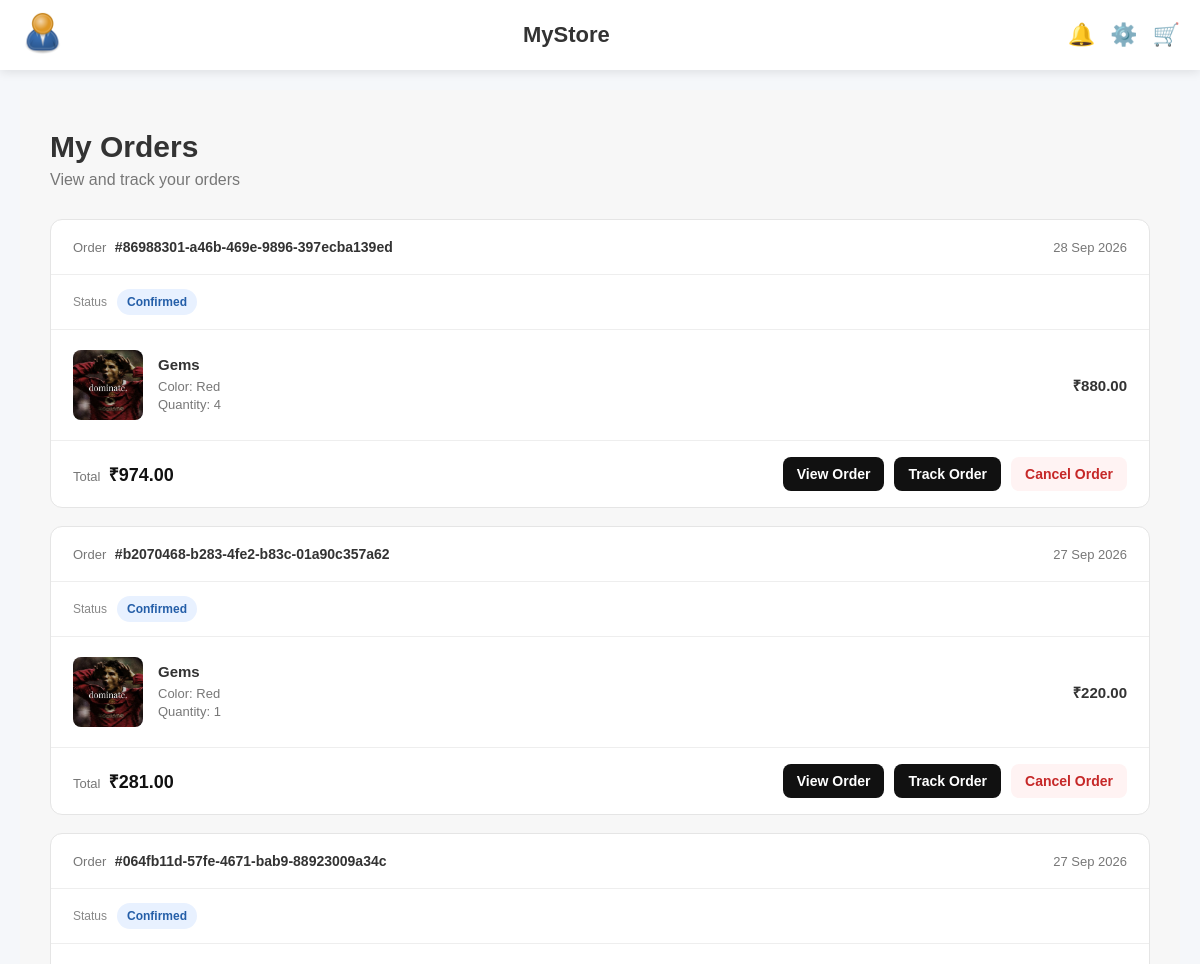
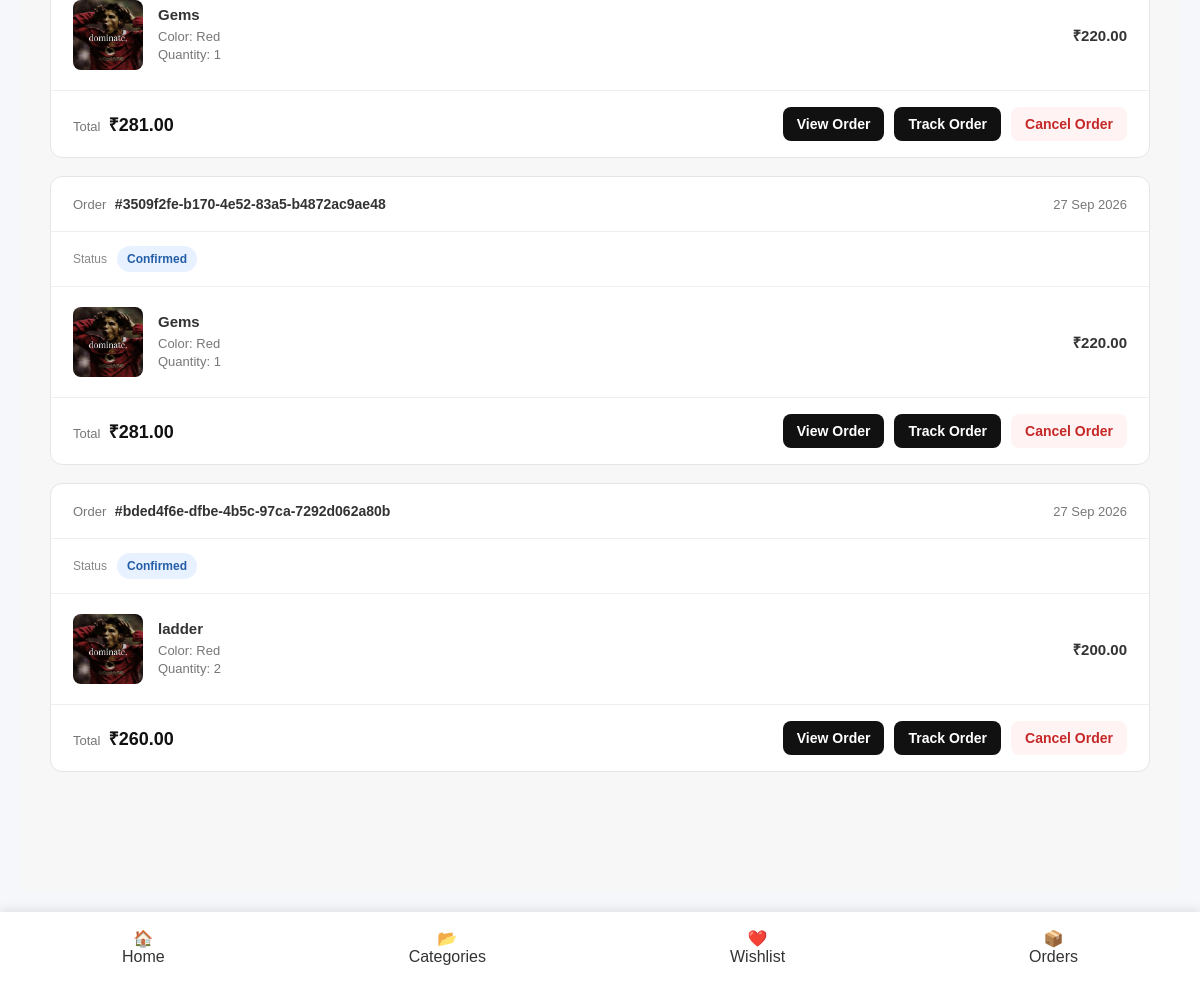
The page /orders/ (signed in) on the database as committed earlier (2 pictures, top to bottom).
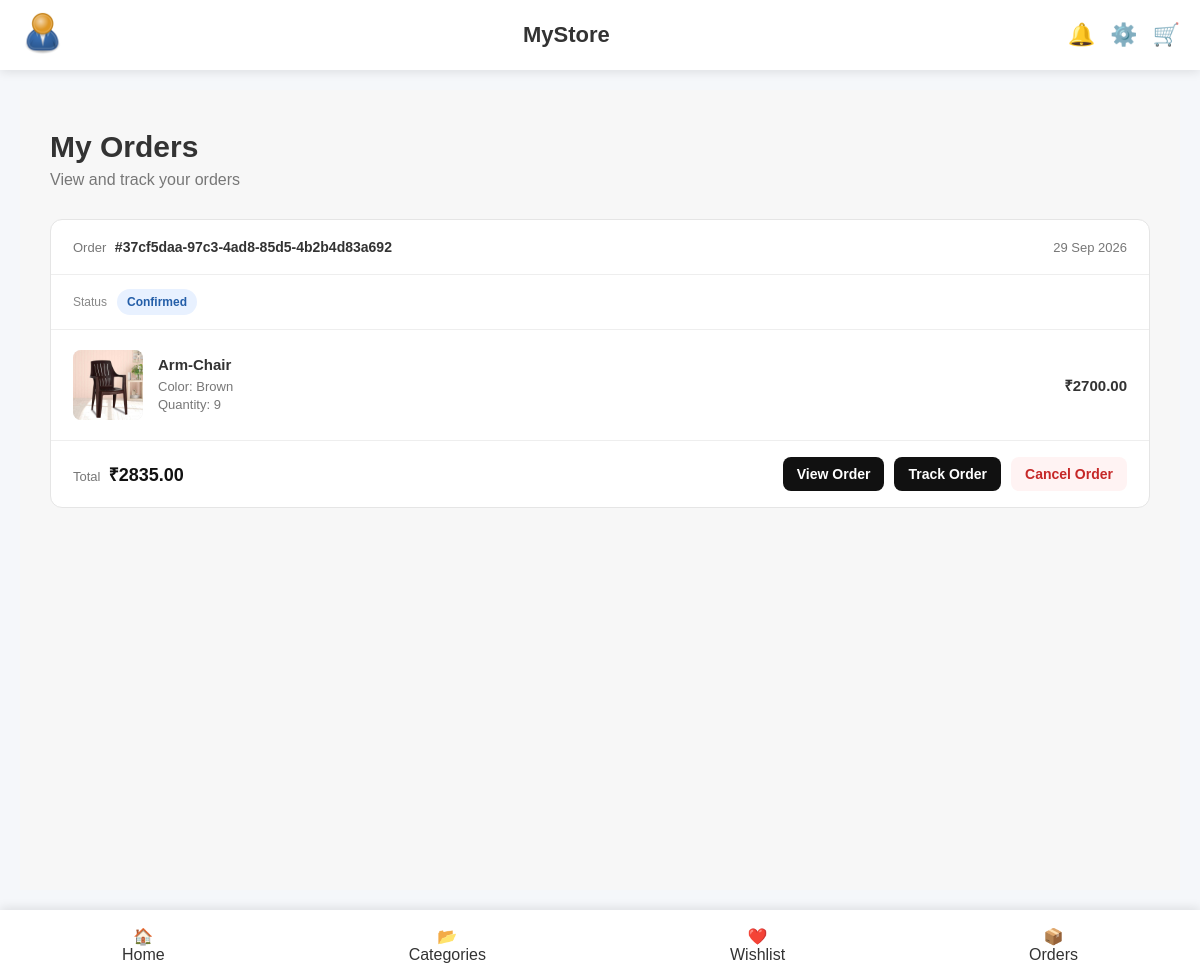
The same page on the database as committed later.
### orders/models.py (models this page shows, shortened)
class Order(models.Model):
    STATUS_CHOICES = [
        ("pending", "Pending"),
        ("confirmed", "Confirmed"),
        ("processing", "Processing"),
        ("shipped", "Shipped"),
        ("delivered", "Delivered"),
        ("cancelled", "Cancelled"),
    ]
    PAYMENT_METHOD_CHOICES = [
        ("card", "Credit/Debit Card"),
        ("upi", "UPI"),
        ("cod", "Cash on Delivery"),
    ]
    PAYMENT_STATUS_CHOICES = [
        ("pending", "Pending"),
        ("paid", "Paid"),
        ("failed", "Failed"),
        ("refunded", "Refunded"),
    ]
    id = models.UUIDField(
        primary_key=True,
        default=uuid.uuid4,
        editable=False,
    )
    user = models.ForeignKey(
        settings.AUTH_USER_MODEL,
        on_delete=models.CASCADE,
        related_name="orders",
    )
    status = models.CharField(
        max_length=20,
        choices=STATUS_CHOICES,
        default="pending",
    )
    payment_method = models.CharField(
        max_length=20,
        choices=PAYMENT_METHOD_CHOICES,
    )
    payment_status = models.CharField(
        max_length=20,
        choices=PAYMENT_STATUS_CHOICES,
        default="pending",
    )
    full_name = models.CharField(
        max_length=100,
    )
    address_line_1 = models.CharField(
        max_length=255,
    )
    address_line_2 = models.CharField(
        max_length=255,
        blank=True,
    )
    city = models.CharField(
        max_length=100,
    )
    state = models.CharField(
        max_length=100,
    )
    postal_code = models.CharField(
        max_length=20,
    )
    country = models.CharField(
        max_length=100,
    )
    phone_number = models.CharField(
        max_length=20,
    )
    subtotal = models.DecimalField(
        max_digits=12,
        decimal_places=2,
    )
    tax = models.DecimalField(
        max_digits=12,
        decimal_places=2,
        default=0,
    )
    shipping_cost = models.DecimalField(
        max_digits=12,
        decimal_places=2,
        default=0,
    )
    total_amount = models.DecimalField(
        max_digits=12,
        decimal_places=2,
    )
    created_at = models.DateTimeField(
        auto_now_add=True,
    )
    updated_at = models.DateTimeField(
        auto_now=True,
    )

class OrderItem(models.Model):
    id = models.UUIDField(
        primary_key=True,
        default=uuid.uuid4,
        editable=False,
    )
    order = models.ForeignKey(
        Order,
        on_delete=models.CASCADE,
        related_name="items",
    )
    variant = models.ForeignKey(
        ProductVariant,
        on_delete=models.PROTECT,
        related_name="order_items",
    )
    product_name = models.CharField(
        max_length=255,
    )
    color_name = models.CharField(
        max_length=100,
    )
    image_url = models.CharField(
        max_length=500,
        blank=True,
    )
    price = models.DecimalField(
        max_digits=12,
        decimal_places=2,
    )
    quantity = models.PositiveIntegerField()
    subtotal = models.DecimalField(
        max_digits=12,
        decimal_places=2,
    )

### orders/views.py (the view)
@login_required
def order_list(request):
    orders = (
        Order.objects
        .filter(user=request.user)
        .prefetch_related("items")
        .order_by("-created_at")
    )
    return render(
        request,
        "orders/order_list.html",
        {
            "orders": orders,
        },
    )

### template/orders/order_list.html (shortened to what this page needs)
{% extends "base.html" %}
{% load static %}
{% block extra_css %}
<link rel="stylesheet" href="{% static 'css/orders.css' %}" />
{% endblock %}
{% block content %}
<main class="orders-page">
  <div class="orders-container">
    <div class="orders-header">
      <div>
        <h1>My Orders</h1>
        <p>View and track your orders</p>
      </div>
    </div>
    {% if not orders %}
    <section class="no-orders">
      <div class="no-orders-icon">📦</div>
      <h2>No Orders Yet</h2>
      <p>You haven't placed any orders yet.</p>
      <a href="{% url 'products:home' %}"> Continue Shopping </a>
    </section>
    {% else %}
    <div class="orders-list">
      {% for order in orders %}
      <article class="order-card">
        <div class="order-card-header">
          <div>
            <span class="order-label"> Order </span>
            <strong class="order-id"> #{{ order.id }} </strong>
          </div>
          <div class="order-date">{{ order.created_at|date:"d M Y" }}</div>
        </div>
        <div class="order-status-row">
          <span class="status-label"> Status </span>
          <span class="order-status status-{{ order.status }}">
            {{ order.get_status_display }}
          </span>
        </div>
        <div class="order-items">
          {% for item in order.items.all %}
          <div class="order-item">
            <div class="order-item-image">
              {% if item.image_url %}
              <img src="{{ item.image_url }}" alt="{{ item.product_name }}" />
              {% else %}
              <div>📦</div>
              {% endif %}
            </div>
            <div class="order-item-info">
              <h3>{{ item.product_name }}</h3>
              <p>Color: {{ item.color_name }}</p>
              <p>Quantity: {{ item.quantity }}</p>
            </div>
            <div class="order-item-price">₹{{ item.subtotal }}</div>
          </div>
          {% endfor %}
        </div>
        <div class="order-card-footer">
          <div class="order-total">
            <span> Total </span>
            <strong> ₹{{ order.total_amount }} </strong>
          </div>
          <div class="order-actions">
            <a
              href="{% url 'orders:order_detail' order.id %}"
              class="order-btn"
            >
              View Order
            </a>
            {% if order.status != "cancelled" %}
            <a
              href="{% url 'orders:order_tracking' order.id %}"
              class="order-btn"
            >
              Track Order
            </a>
            {% endif %}
            {% if order.status == "pending" or order.status == "confirmed" or order.status == "processing" %}
            <form
              method="POST"
              action="{% url 'orders:cancel_order' order.id %}"
              onsubmit="
                return confirm('Are you sure you want to cancel this order?');
              "
            >
              <button type="submit" class="order-btn cancel-order-btn">
                Cancel Order
              </button>
            </form>
            {% endif %}
          </div>
        </div>
      </article>
      {% endfor %}
    </div>
    {% endif %}
  </div>
</main>
{% endblock %}

Rows that differ between the two databases and show on the page:
removed Order: id "86988301-a46b-469e-9896-397ecba139ed", created_at "28 Sep 2026", status "Confirmed", total_amount "974.00", shows "Track Order", shows "Cancel Order"
removed OrderItem: image_url (picture), product_name "Gems", color_name "Red", quantity "4", subtotal "880.00", shown under "86988301-a46b-469e-9896-397ecba139ed"
removed Order: id "b2070468-b283-4fe2-b83c-01a90c357a62", created_at "27 Sep 2026", status "Confirmed", total_amount "281.00", shows "Track Order", shows "Cancel Order"
removed OrderItem: image_url (picture), product_name "Gems", color_name "Red", quantity "1", subtotal "220.00", shown under "b2070468-b283-4fe2-b83c-01a90c357a62"
removed Order: id "064fb11d-57fe-4671-bab9-88923009a34c", created_at "27 Sep 2026", status "Confirmed", total_amount "281.00", shows "Track Order", shows "Cancel Order"
removed OrderItem: image_url (picture), product_name "Gems", color_name "Red", quantity "1", subtotal "220.00", shown under "064fb11d-57fe-4671-bab9-88923009a34c"
removed Order: id "3509f2fe-b170-4e52-83a5-b4872ac9ae48", created_at "27 Sep 2026", status "Confirmed", total_amount "281.00", shows "Track Order", shows "Cancel Order"
removed OrderItem: image_url (picture), product_name "Gems", color_name "Red", quantity "1", subtotal "220.00", shown under "3509f2fe-b170-4e52-83a5-b4872ac9ae48"
removed Order: id "bded4f6e-dfbe-4b5c-97ca-7292d062a80b", created_at "27 Sep 2026", status "Confirmed", total_amount "260.00", shows "Track Order", shows "Cancel Order"
removed OrderItem: image_url (picture), product_name "ladder", color_name "Red", quantity "2", subtotal "200.00", shown under "bded4f6e-dfbe-4b5c-97ca-7292d062a80b"
added Order: id "37cf5daa-97c3-4ad8-85d5-4b2b4d83a692", created_at "29 Sep 2026", status "Confirmed", total_amount "2835.00", shows "Track Order", shows "Cancel Order"
added OrderItem: image_url (picture), product_name "Arm-Chair", color_name "Brown", quantity "9", subtotal "2700.00", shown under "37cf5daa-97c3-4ad8-85d5-4b2b4d83a692"
